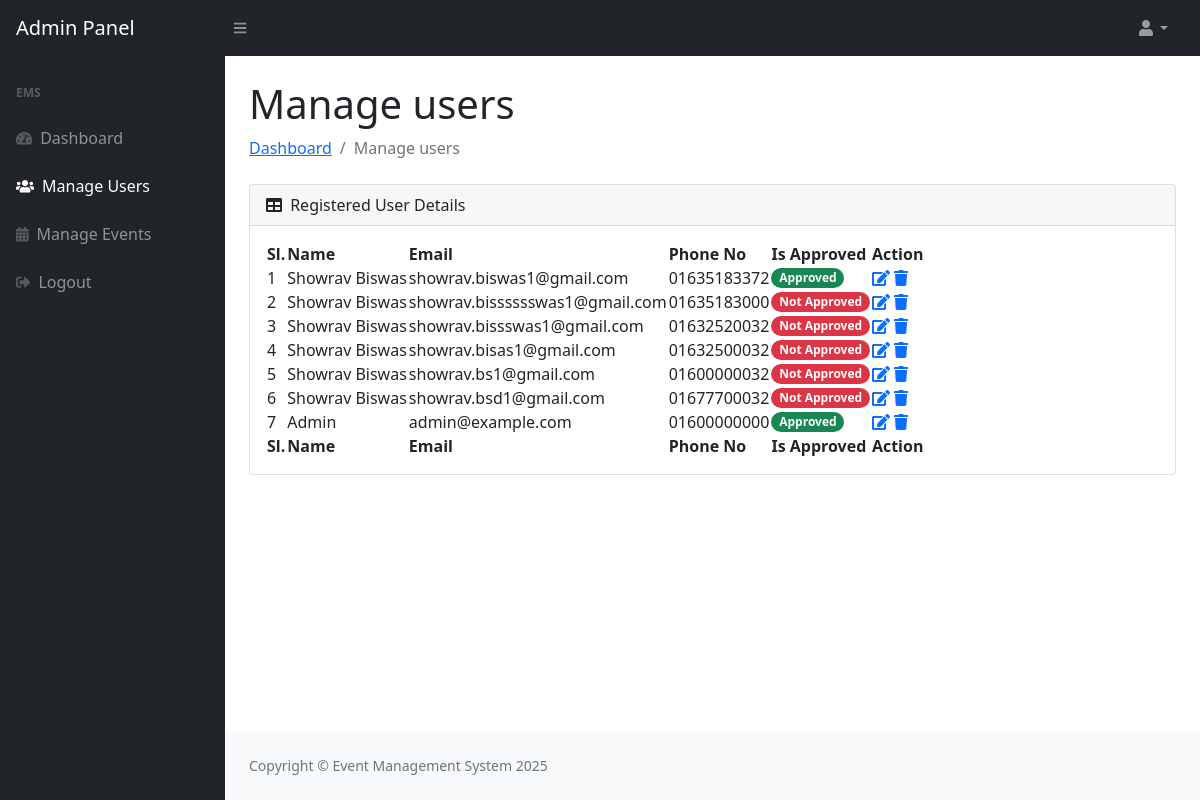
Screenshot of /admin/manage-users.php?id=1 (signed in) with the database file from the repository.
### tables this page shows
CREATE TABLE IF NOT EXISTS `users` (
  `id` int(11) NOT NULL AUTO_INCREMENT,
  `name` varchar(255) NOT NULL,
  `email` varchar(255) NOT NULL,
  `password` varchar(255) NOT NULL,
  `phone_no` varchar(15) DEFAULT NULL,
  `is_approved` tinyint(1) DEFAULT '0',
  `created_at` timestamp NULL DEFAULT CURRENT_TIMESTAMP,
  PRIMARY KEY (`id`),
  UNIQUE KEY `email` (`email`)
);

### admin/manage-users.php (the view, shortened to what this page needs)
<?php
include_once('../config/db_config.php');
if (!isset($_SESSION['user'])) {
    header('location:logout.php');
} else{
   ?>
      <?php include_once('includes/header.php');?>
      <?php include_once('includes/navbar.php');?>
        <div id="layoutSidenav">
         <?php include_once('includes/sidebar.php');?>
            <div id="layoutSidenav_content">
                <main>
                    <div class="container-fluid px-4">
                        <h1 class="mt-4">Manage users</h1>
                        <ol class="breadcrumb mb-4">
                            <li class="breadcrumb-item"><a href="dashboard.php">Dashboard</a></li>
                            <li class="breadcrumb-item active">Manage users</li>
                        </ol>
                        <div class="card mb-4">
                            <div class="card-header">
                                <i class="fas fa-table me-1"></i>
                                Registered User Details
                            </div>
                            <div class="card-body">
                                <table id="datatablesSimple">
                                    <thead>
                                    <tr>
                                        <th>Sl.</th>
                                        <th>Name</th>
                                        <th>Email</th>
                                        <th>Phone No</th>
                                        <th>Is Approved</th>
                                        <th>Action</th>
                                    </tr>
                                    </thead>
                                    <tfoot>
                                    <tr>
                                        <th>Sl.</th>
                                        <th>Name</th>
                                        <th>Email</th>
                                        <th>Phone No</th>
                                        <th>Is Approved</th>
                                        <th>Action</th>
                                    </tr>
                                    </tfoot>
                                    <tbody>
                                    <?php $ret=mysqli_query($conn,"select * from users");
                                    $cnt=1;
                              while($row=mysqli_fetch_array($ret))
                              {?>
                              <tr>
                              <td><?php echo $cnt;?></td>
                                  <td><?php echo $row['name'];?></td>
                                  <td><?php echo $row['email'];?></td>
                                  <td><?php echo $row['phone_no'];?></td>
                                  <td><?php echo $row['is_approved'] ? '<span class="badge rounded-pill text-bg-success">Approved</span>'
                                          : '<span class="badge rounded-pill text-bg-danger">Not Approved</span>'; ?></td>
                                  <td>
                                     <a href="user-profile.php?uid=<?php echo $row['id'];?>">
                          <i class="fas fa-edit"></i></a>
                                     <a href="manage-users.php?id=<?php echo $row['id'];?>" onClick="return confirm('Do you really want to delete');"><i class="fa fa-trash" aria-hidden="true"></i></a>
                                  </td>
                              </tr>
                              <?php $cnt=$cnt+1; }?>
                                    </tbody>
                                </table>
                            </div>
                        </div>
                    </div>
                </main>
  <?php include('includes/footer.php');?>
<?php } ?>

### rows the page displays
users: name "Showrav Biswas", email "showrav.biswas1@gmail.com", phone_no "01635183372", is_approved "Approved"
users: name "Showrav Biswas", email "showrav.bisssssswas1@gmail.com", phone_no "01635183000", is_approved "Not Approved"
users: name "Showrav Biswas", email "showrav.bissswas1@gmail.com", phone_no "01632520032", is_approved "Not Approved"
users: name "Showrav Biswas", email "showrav.bisas1@gmail.com", phone_no "01632500032", is_approved "Not Approved"
users: name "Showrav Biswas", email "showrav.bs1@gmail.com", phone_no "01600000032", is_approved "Not Approved"
users: name "Showrav Biswas", email "showrav.bsd1@gmail.com", phone_no "01677700032", is_approved "Not Approved"
users: name "Admin", email "admin@example.com", phone_no "01600000000", is_approved "Approved"
